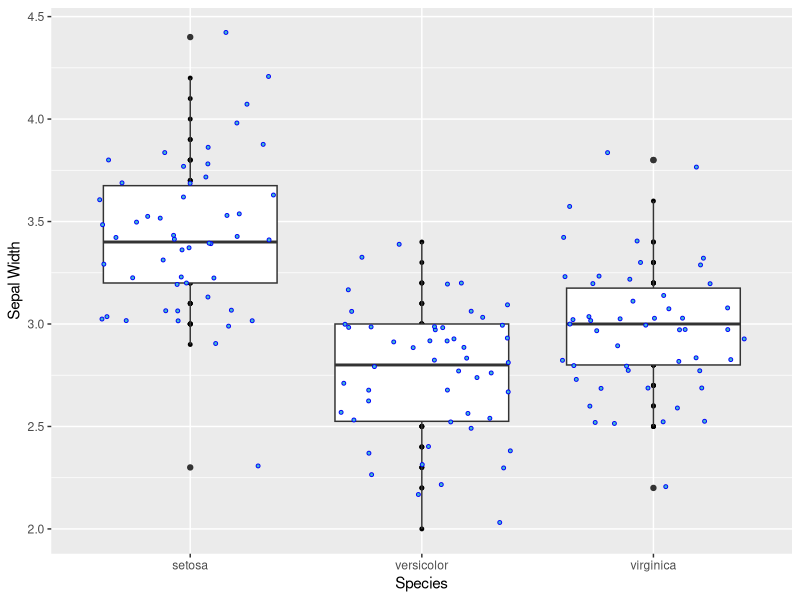
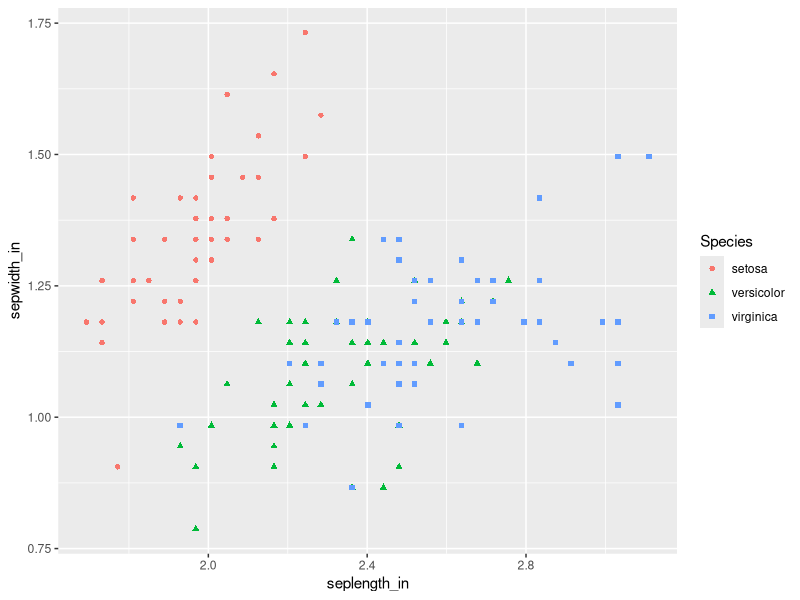
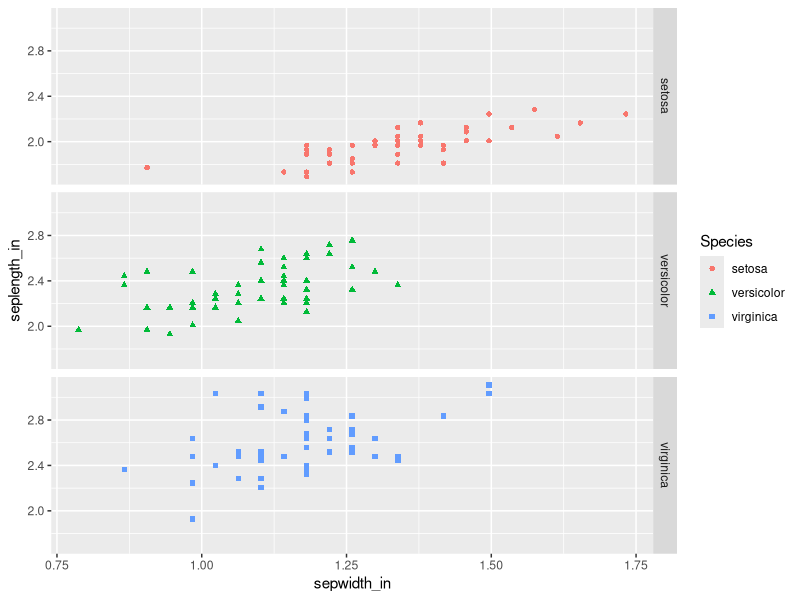
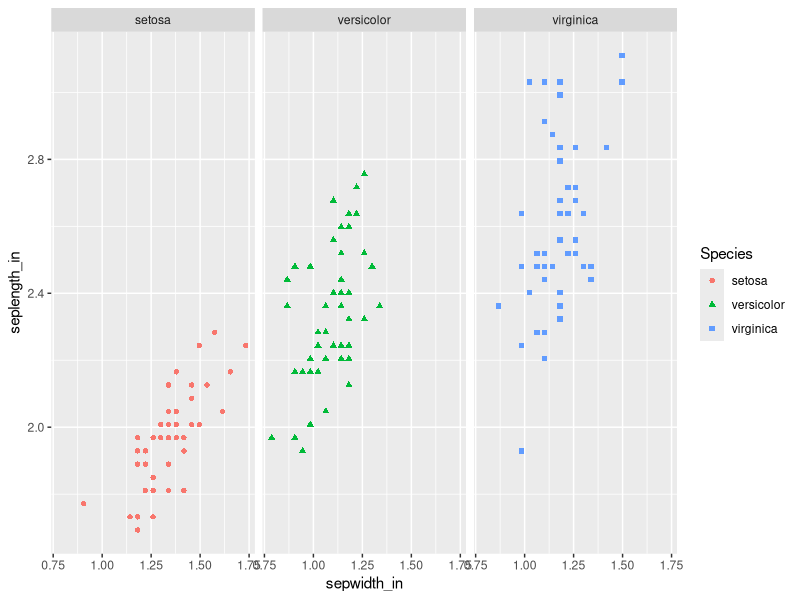

Recreate these plots in R, in order. (Note: this script raises an error after producing the figures.)
## ---- chunk 1
knitr::opts_chunk$set(error = TRUE)
## ---- chunk 2
# load your packages here:
library(tidyverse)
## ---- chunk 3
ex1 <- mtcars %>% 
  rownames_to_column("Model") %>% 
  as_tibble() %>% 
  select(Model, cyl, mpg, hp) %>% 
  filter(cyl == 6)

ex1 <- mtcars %>% 
  as_tibble(rownames = "Model") %>% 
  select(Model, cyl, mpg, hp) %>% 
  filter(cyl == 6) %>% 
  print()
  
ex1
## ---- chunk 4
knitr::kable(head(ex1))
## ---- chunk 5
ex2 <- iris %>% 
  rename(sepal_length = Sepal.Length, 
         sepal_width = Sepal.Width, 
         petal_length = Petal.Length, 
         petal_width = Petal.Width, 
         species = Species) %>% 
  select(species, everything())

ex2
## ---- chunk 6
ex2 %>% 
  ggplot(aes(species, sepal_width)) +
  geom_point(size = 1) +
  geom_boxplot() +
  geom_jitter(shape = 21, size = 1, color = "blue", fill = "#40b8d0") +
  xlab("Species") + ylab("Sepal Width")
## ---- chunk 7
ex3 <- iris %>% 
  mutate(seplength_in = Sepal.Length / 2.54, 
         sepwidth_in = Sepal.Width / 2.54,
         petlength_in = Petal.Length / 2.54,
         petwidth_in = Petal.Width / 2.54) %>% 
  select(Species, seplength_in, sepwidth_in, petlength_in, petwidth_in) %>% 
  print()

ex3
## ---- chunk 8
ex3 %>% 
  ggplot(aes(seplength_in, sepwidth_in)) +
  geom_point(aes(color = Species, shape = Species))
## ---- chunk 9
ex3 %>% 
  ggplot(aes(sepwidth_in, seplength_in)) +
  geom_point(aes(color = Species, shape = Species)) +
  facet_grid(rows = vars(Species))

# alternative method
ex3 %>% 
  ggplot(aes(sepwidth_in, seplength_in)) +
  geom_point(aes(color = Species, shape = Species)) +
  facet_grid(rows = ~Species)
## ---- chunk 10
gapminder %>% 
  group_by(FILL_THIS_IN) %>% 
  FILL_THIS_IN(min_life = min(lifeExp))

gapminder %>% 
  group_by(FILL_THIS_IN) %>% 
  mutate(min_life = min(lifeExp)) %>% 
  arrange(min_life)
## ---- chunk 11
psych::bfi %>%
  as_tibble(rownames = "ID") %>% 
  select(ID, A1:A5) %>% 
  rowwise() %>% 
  mutate(A_mean = mean(c(A1, A2, A3, A4, A5), na.rm = TRUE)) %>% 
  ungroup()
## ---- chunk 12
psych::bfi %>%
  as_tibble() %>% 
  select(C1:C5) %>% 
  rowwise() %>% 
  mutate(C_mean = mean(c(C1, C2, C3, C4, C5), na.rm = TRUE),
         C_sd = sd(c(C1, C2, C3, C4, C5), na.rm = TRUE),
         C_min = min(c(C1, C2, C3, C4, C5), na.rm = TRUE)) %>% 
  ungroup()
## ---- chunk 13
bfi %>% 
  select(A1:A5, C1:C5, E1:E5, N1:N5, O1:O5) %>% 
  cor(use = "complete.obs") %>% 
  corrplot()
## ---- chunk 14
bfi %>% 
  as_tibble() %>% 
  select(A1:A5) %>% 
  mutate(A_min = pmin(A1, A2, A3, A4, A5))
## ---- chunk 15
psych::bfi %>% 
  as_tibble() %>% 
  select(A1:A5) %>% 
  mutate(A_mn = rowMeans(select(., A1:A5)),
         A_mn2 = rowMeans(select(., starts_with("A", ignore.case = FALSE))))
## ---- chunk 16
educ <-
  bfi %>% 
  rowwise() %>% 
  mutate(education = as.factor(education),
         A_mean = mean(c(A1, A2, A3, A4, A5), na.rm = TRUE),
         C_mean = mean(c(C1, C2, C3, C4, C5), na.rm = TRUE),
         E_mean = mean(c(E1, E2, E3, E4, E5), na.rm = TRUE),
         N_mean = mean(c(N1, N2, N3, N4, N5), na.rm = TRUE),
         O_mean = mean(c(O1, O2, O3, O4, O5), na.rm = TRUE)) %>% 
  select(education, A_mean, C_mean, E_mean, N_mean, O_mean) %>% 
  print()
## ---- chunk 17
bfi %>% 
  FILL_THIS_IN(FILL_THIS_IN) %>% 
  FILL_THIS_IN(FILL_THIS_IN)

educ %>% 
  group_by(education) %>% 
  rowwise() %>% 
  summarize(
    education = n(),
    A_mean = n(),
    C_mean = n(),
    E_mean = n(),
    N_mean = n(),
    O_mean = n()) %>% 
  ungroup() %>% 
  print()
## ---- chunk 18

## ---- chunk 19

